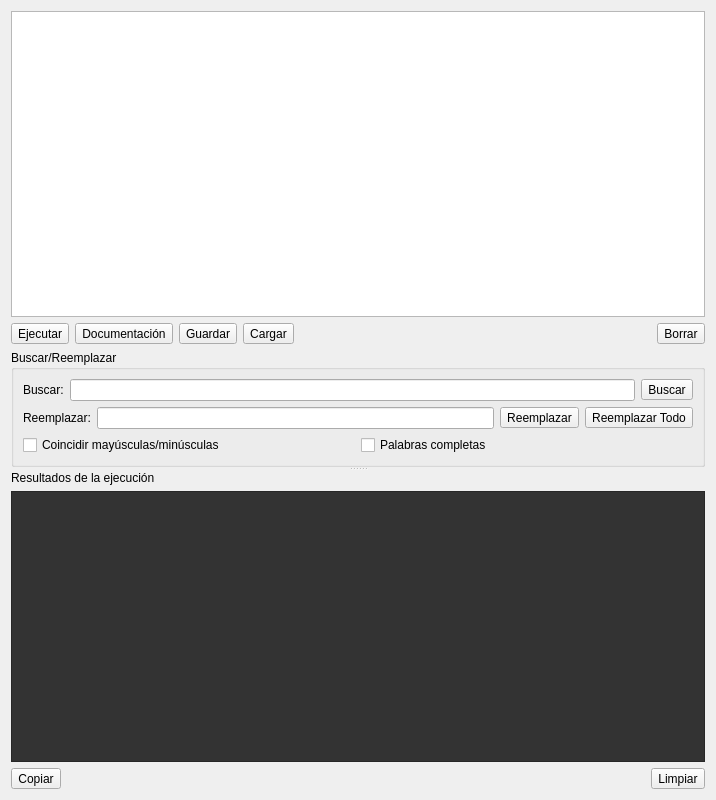
<?xml version="1.0" encoding="UTF-8"?>
<ui version="4.0">
 <class>PythonScriptingEditor</class>
 <widget class="QDialog" name="PythonScriptingEditor">
  <property name="geometry">
   <rect>
    <x>0</x>
    <y>0</y>
    <width>716</width>
    <height>800</height>
   </rect>
  </property>
  <property name="windowTitle">
   <string>Editor de scripts Python</string>
  </property>
  <layout class="QVBoxLayout" name="verticalLayout">
   <item>
    <widget class="QSplitter" name="splitter">
     <property name="orientation">
      <enum>Qt::Vertical</enum>
     </property>
     <widget class="QWidget" name="editorContainer" native="true">
      <layout class="QVBoxLayout" name="editorLayout">
       <property name="leftMargin">
        <number>0</number>
       </property>
       <property name="topMargin">
        <number>0</number>
       </property>
       <property name="rightMargin">
        <number>0</number>
       </property>
       <property name="bottomMargin">
        <number>0</number>
       </property>
       <item>
        <widget class="QPlainTextEdit" name="editor">
         <property name="toolTip">
          <string>Escriba su código Python aquí. Use Etapas.get_all() para obtener todas las etapas.</string>
         </property>
        </widget>
       </item>
       <item>
        <layout class="QHBoxLayout" name="editorButtonLayout">
         <item>
          <widget class="QToolButton" name="btExecute">
           <property name="text">
            <string>Ejecutar</string>
           </property>
          </widget>
         </item>
         <item>
          <widget class="QToolButton" name="btDocumentation">
           <property name="text">
            <string>Documentación</string>
           </property>
          </widget>
         </item>
         <item>
          <widget class="QToolButton" name="btSaveScript">
           <property name="text">
            <string>Guardar</string>
           </property>
          </widget>
         </item>
         <item>
          <widget class="QToolButton" name="btLoadScript">
           <property name="text">
            <string>Cargar</string>
           </property>
          </widget>
         </item>
         <item>
          <spacer name="horizontalSpacer">
           <property name="orientation">
            <enum>Qt::Horizontal</enum>
           </property>
           <property name="sizeHint" stdset="0">
            <size>
             <width>40</width>
             <height>20</height>
            </size>
           </property>
          </spacer>
         </item>
         <item>
          <widget class="QToolButton" name="btClearEditor">
           <property name="text">
            <string>Borrar</string>
           </property>
          </widget>
         </item>
        </layout>
       </item>
       <item>
        <widget class="QGroupBox" name="findReplaceGroup">
         <property name="title">
          <string>Buscar/Reemplazar</string>
         </property>
         <layout class="QVBoxLayout" name="verticalLayout_2">
          <item>
           <layout class="QHBoxLayout" name="findLayout">
            <item>
             <widget class="QLabel" name="lblFind">
              <property name="text">
               <string>Buscar:</string>
              </property>
             </widget>
            </item>
            <item>
             <widget class="QLineEdit" name="edFind"/>
            </item>
            <item>
             <widget class="QToolButton" name="btFind">
              <property name="text">
               <string>Buscar</string>
              </property>
             </widget>
            </item>
           </layout>
          </item>
          <item>
           <layout class="QHBoxLayout" name="replaceLayout">
            <item>
             <widget class="QLabel" name="lblReplace">
              <property name="text">
               <string>Reemplazar:</string>
              </property>
             </widget>
            </item>
            <item>
             <widget class="QLineEdit" name="edReplace"/>
            </item>
            <item>
             <widget class="QToolButton" name="btReplace">
              <property name="text">
               <string>Reemplazar</string>
              </property>
             </widget>
            </item>
            <item>
             <widget class="QToolButton" name="btReplaceAll">
              <property name="text">
               <string>Reemplazar Todo</string>
              </property>
             </widget>
            </item>
           </layout>
          </item>
          <item>
           <layout class="QHBoxLayout" name="optionsLayout">
            <item>
             <widget class="QCheckBox" name="cbCaseSensitive">
              <property name="text">
               <string>Coincidir mayúsculas/minúsculas</string>
              </property>
             </widget>
            </item>
            <item>
             <widget class="QCheckBox" name="cbWholeWords">
              <property name="text">
               <string>Palabras completas</string>
              </property>
             </widget>
            </item>
           </layout>
          </item>
         </layout>
        </widget>
       </item>
      </layout>
     </widget>
     <widget class="QWidget" name="consoleContainer" native="true">
      <layout class="QVBoxLayout" name="consoleLayout">
       <property name="leftMargin">
        <number>0</number>
       </property>
       <property name="topMargin">
        <number>0</number>
       </property>
       <property name="rightMargin">
        <number>0</number>
       </property>
       <property name="bottomMargin">
        <number>0</number>
       </property>
       <item>
        <widget class="QLabel" name="label">
         <property name="text">
          <string>Resultados de la ejecución</string>
         </property>
        </widget>
       </item>
       <item>
        <widget class="QPlainTextEdit" name="result">
         <property name="styleSheet">
          <string notr="true">background: #333;color:#fdfdfd;</string>
         </property>
         <property name="readOnly">
          <bool>true</bool>
         </property>
        </widget>
       </item>
       <item>
        <layout class="QHBoxLayout" name="consoleButtonLayout">
         <item>
          <widget class="QToolButton" name="btCopyConsole">
           <property name="text">
            <string>Copiar</string>
           </property>
          </widget>
         </item>
         <item>
          <spacer name="horizontalSpacer_2">
           <property name="orientation">
            <enum>Qt::Horizontal</enum>
           </property>
           <property name="sizeHint" stdset="0">
            <size>
             <width>40</width>
             <height>20</height>
            </size>
           </property>
          </spacer>
         </item>
         <item>
          <widget class="QToolButton" name="btClearConsole">
           <property name="text">
            <string>Limpiar</string>
           </property>
          </widget>
         </item>
        </layout>
       </item>
      </layout>
     </widget>
    </widget>
   </item>
  </layout>
 </widget>
 <resources/>
 <connections/>
</ui>
